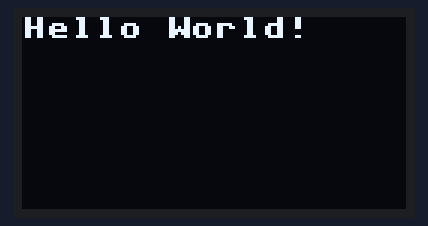
This program was run on a simulated Raspberry Pi Pico running MicroPython. Parts: 128×64 one-colour display. Library files of the repository ran but are not shown: ssd1306.py. At 0.1 s the program stops and its outputs stay as they are.

Above: at 0.2 s.

The program:

Display.py
```python
# Basic code for SSD1306 OLED display with Rasberry pi pico W in MicroPython

from machine import Pin, I2C
import ssd1306

WIDTH = 128
HEIGHT = 64

i2c = I2C(0, scl=Pin(5), sda=Pin(4), freq=200000)
oled = ssd1306.SSD1306_I2C(WIDTH, HEIGHT, i2c)

oled.text("Hello World!", 0, 0)
oled.show()

#oled.fill(0)
#oled.show()
```
